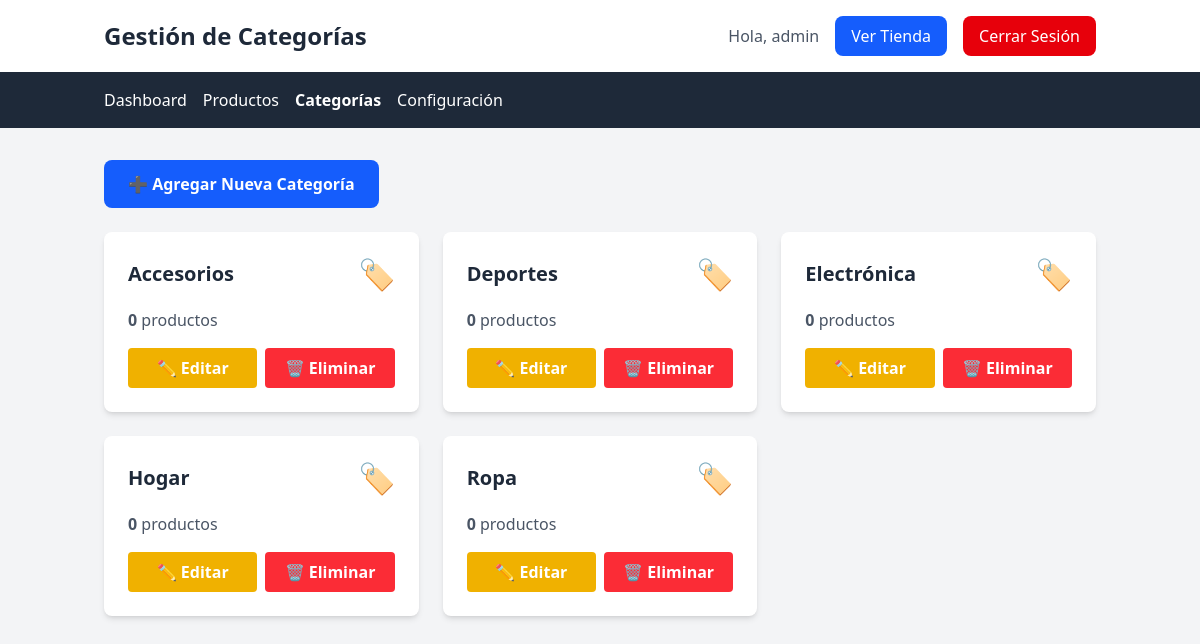
The page /admin/categorias.php (signed in) on the database its author committed.
### tables this page shows
CREATE TABLE IF NOT EXISTS categorias (
    id INT PRIMARY KEY AUTO_INCREMENT,
    nombre VARCHAR(100) NOT NULL,
    created_at TIMESTAMP DEFAULT CURRENT_TIMESTAMP
);

### admin/categorias.php (the view, shortened to what this page needs)
<?php
$conn = getConnection();
$categorias = $conn->query("SELECT c.*, COUNT(p.id) as productos_count
                            FROM categorias c
                            LEFT JOIN productos p ON c.id = p.categoria_id
                            GROUP BY c.id
                            ORDER BY c.nombre");
?>
<!DOCTYPE html>
<html lang="es">
<head>
    <link rel="stylesheet" href="../assets/output.css">
</head>
<body class="bg-gray-100">
    <header class="bg-white shadow-md">
        <div class="container mx-auto px-4 py-4 flex justify-between items-center">
            <h1 class="text-2xl font-bold text-gray-800">Gestión de Categorías</h1>
            <div class="flex items-center gap-4">
                <span class="text-gray-600">Hola, <?php echo $_SESSION['admin_username']; ?></span>
                <a href="../index.php" target="_blank" class="bg-blue-600 hover:bg-blue-700 text-white px-4 py-2 rounded-lg transition">
                    Ver Tienda
                </a>
                <a href="logout.php" class="bg-red-600 hover:bg-red-700 text-white px-4 py-2 rounded-lg transition">
                    Cerrar Sesión
                </a>
            </div>
        </div>
    </header>
    <nav class="bg-gray-800 text-white">
        <div class="container mx-auto px-4">
            <ul class="flex space-x-4 py-4">
                <li><a href="dashboard.php" class="hover:text-blue-400">Dashboard</a></li>
                <li><a href="productos.php" class="hover:text-blue-400">Productos</a></li>
                <li><a href="categorias.php" class="hover:text-blue-400 font-semibold">Categorías</a></li>
                <li><a href="configuracion.php" class="hover:text-blue-400">Configuración</a></li>
            </ul>
        </div>
    </nav>
    <main class="container mx-auto px-4 py-8">
        <div class="mb-6">
            <button onclick="openModal()" class="bg-blue-600 hover:bg-blue-700 text-white px-6 py-3 rounded-lg font-semibold transition">
                ➕ Agregar Nueva Categoría
            </button>
        </div>
        <div class="grid grid-cols-1 md:grid-cols-2 lg:grid-cols-3 xl:grid-cols-4 gap-6">
            <?php while($categoria = $categorias->fetch_assoc()): ?>
            <div class="bg-white rounded-lg shadow-md p-6 hover:shadow-xl transition">
                <div class="flex items-center justify-between mb-4">
                    <h3 class="text-xl font-bold text-gray-800"><?php echo htmlspecialchars($categoria['nombre']); ?></h3>
                    <span class="text-3xl">🏷️</span>
                </div>
                <p class="text-gray-600 mb-4">
                    <strong><?php echo $categoria['productos_count']; ?></strong> productos
                </p>
                <div class="flex gap-2">
                    <button onclick='editCategory(<?php echo json_encode($categoria); ?>)' class="flex-1 bg-yellow-500 hover:bg-yellow-600 text-white px-3 py-2 rounded font-semibold transition">
                        ✏️ Editar
                    </button>
                    <button onclick="deleteCategory(<?php echo $categoria['id']; ?>, <?php echo $categoria['productos_count']; ?>)" class="flex-1 bg-red-500 hover:bg-red-600 text-white px-3 py-2 rounded font-semibold transition">
                        🗑️ Eliminar
                    </button>
                </div>
            </div>
            <?php endwhile; ?>
        </div>
    </main>
</body>
</html>

### rows shown on the page
categorias: nombre "Accesorios", productos_count "0"
categorias: nombre "Deportes", productos_count "0"
categorias: nombre "Electrónica", productos_count "0"
categorias: nombre "Hogar", productos_count "0"
categorias: nombre "Ropa", productos_count "0"

### other values the page prints
$_SESSION['admin_username'] "admin"
